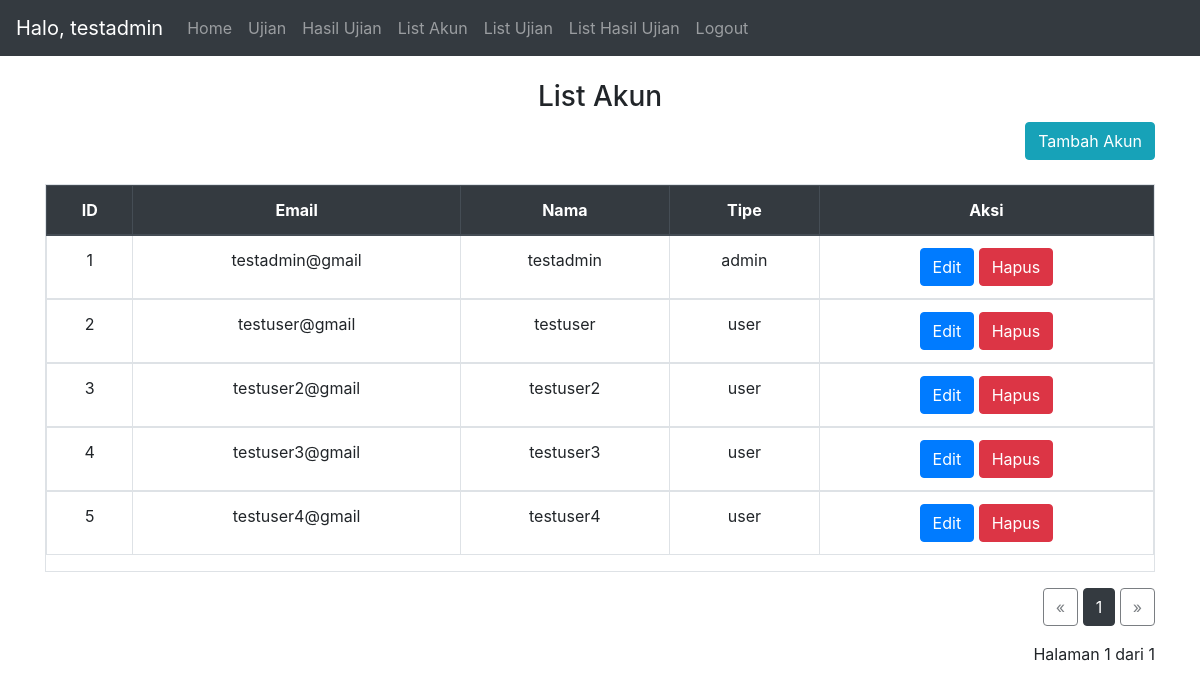
The app's page /list_account/1 (signed in) with its own data.
### website/models.py (models this page shows)
class User(db.Model, UserMixin):
    id = db.Column(db.Integer, primary_key=True)
    email = db.Column(db.String(150), unique=True)
    password = db.Column(db.String(150))
    name = db.Column(db.String(150))
    type = db.Column(db.String(150))
    notes = db.relationship('Note')
    results = db.relationship('Result')
    useranswer = db.relationship('UserAnswer')

### website/views.py (the view)
@views.route('/list_account/<page>', methods=['GET','POST'])
@login_required
def list_acccount(page):
    if current_user.type != 'admin':
        return redirect("/")
    else:
        db_user = User.query.paginate(page=int(page), per_page=10)
        return render_template("list_account.html", user=current_user, db_user=db_user)

### website/__init__.py (called while the page is built)
def create_app():
    app = Flask(__name__)
    app.config['SECRET_KEY'] = 'secret key'
    app.config['SQLALCHEMY_DATABASE_URI'] = f'sqlite:///{DB_NAME}'
    db.init_app(app)
    from .views import views
    from .auth import auth
    app.register_blueprint(views, url_prefix='/')
    app.register_blueprint(auth, url_prefix='/')
    from .models import User, Note, Exam, Result, Question,UserAnswer #,Class
    with app.app_context():
        db.create_all()
    login_manager = LoginManager()
    login_manager.login_view = 'auth.login'
    login_manager.init_app(app)
    @login_manager.user_loader
    def load_user(id):
        return User.query.get(int(id))
    return app

### website/templates/list_account.html
{% extends "base.html" %} {% block title %}List Akun{% endblock %} {% block
content %}
<br>
<h3 align="center">List Akun</h3>
<div class="text-right">
  <a type="button" class="btn btn-info" id="add_account" href="/add_account">Tambah Akun</a>
</div>
<br>
<div class="table table-responsive table-hover table-bordered">
  <table class="table">
    <thead class="text-center thead-dark">
      <tr>
        <th>ID</th>
        <th>Email</th>
        <th>Nama</th>
        <th>Tipe</th>
        <th>Aksi</th>
      </tr>
    </thead>
    {% for user in db_user %}
    <tbody class="text-center">
      <td>{{user.id}}</td>
      <td>{{user.email}}</td>
      <td>{{user.name}}</td>
      <td>{{user.type}}</td>
      <td>
        <a class="btn btn-primary" href="/edit_account/{{user.id}}">Edit</a>
        <a class="btn btn-danger" href="/delete_account/{{user.id}}/{{db_user.page}}"
        onclick="return confirm('Apakah anda yakin akan menghapus akun {{ user.name }}?');" title="Delete">
        Hapus</a>
      </td>
    </tbody>
    {% endfor %}
  </table>
</div>
<div class="text-right">
  <a href="{{db_user.prev_num}}" class="btn btn-outline-dark {% if db_user.page == 1 %}disabled{% endif %}">&laquo;</a>
  {% for number in db_user.iter_pages(left_edge=1, right_edge=1, left_current=1, right_current=2) %}
    {% if number %}
      {% if db_user.page != number %}
        <span>
          <a class="btn btn-outline-dark"
              href="{{number}}">
          {{number}}
          </a>
        </span>
      {% else %}
          <span class="btn btn-dark">{{number}}</span>
      {% endif %}
    {% else %}
    ...
    {% endif %}
  {% endfor %}
  <a href="{{db_user.next_num}}" class="btn btn-outline-dark {% if db_user.page == db_user.pages %}disabled{% endif %}">&raquo;</a>
  <p class="text-right mt-3">
    Halaman {{ db_user.page }} dari {{ db_user.pages }}
  </p>
</div>
{% endblock %}

### website/templates/base.html (shortened to what this page needs)
<!DOCTYPE html>
<html>
  <head>
    <link
      rel="stylesheet"
      href="https://stackpath.bootstrapcdn.com/bootstrap/4.4.1/css/bootstrap.min.css"
    />
    <link
      rel="stylesheet"
      href="https://stackpath.bootstrapcdn.com/font-awesome/4.7.0/css/font-awesome.min.css"
    />
  </head>
  <body>
    <nav class="navbar navbar-expand-lg navbar-dark bg-dark">
      <div class="collapse navbar-collapse" id="navbar">
        <div class="navbar-nav">
          {% if user.is_authenticated %}
          <span class="navbar-brand">
            Halo, {{user.name}}
          </span>
          <a class="nav-item nav-link" id="home" href="/">Home</a>
          <a class="nav-item nav-link" id="exam" href="/insert_token">Ujian</a>
          <a class="nav-item nav-link" id="exam" href="/result/1">Hasil Ujian</a>
          {% if user.type =='admin' %}
            <a class="nav-item nav-link" id="account_list" href="/list_account/1">List Akun</a>
            <a class="nav-item nav-link" id="exam_list" href="/list_exam/1">List Ujian</a>
            <a class="nav-item nav-link" id="exam_list" href="/list_result/1">List Hasil Ujian</a>
            {% endif %}
          <a class="nav-item nav-link" id="logout" href="/logout">Logout</a>
          {% else %}
          <a class="nav-item nav-link" id="login" href="/login">Login</a>
          {% endif %}
        </div>
      </div>
    </nav>
    <div id="content" class="container">{% block content %} {% endblock %}</div>
  <br>
  </body>
</html>

### records on screen
User: name "testadmin", id "1", email "testadmin@gmail", type "admin"
User: id "2", email "testuser@gmail", name "testuser", type "user"
User: id "3", email "testuser2@gmail", name "testuser2", type "user"
User: id "4", email "testuser3@gmail", name "testuser3", type "user"
User: id "5", email "testuser4@gmail", name "testuser4", type "user"

### other values on screen
{{ number }} "1"
{{ db_user.page }} "1"
{{ db_user.pages }} "1"
